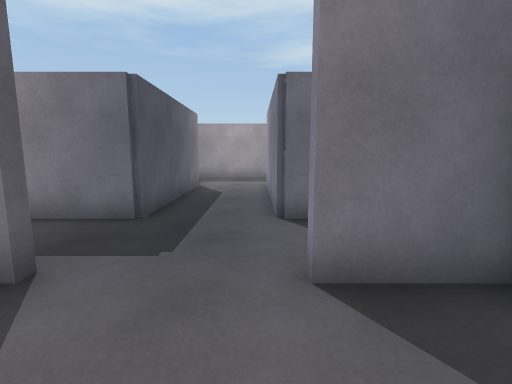
View 1 (above)

20 first-person views from a walk through a scene from a Unity 3-D project. The camera is 1.4 m above the floor, tilts 8° down and sees 85° across. The floor is counted in squares, 1 m on a side. Each view is taken from the middle of a square. On the plan, view 1 faces up. The plan holds only what a view shows up to about 14 squares ahead; the rest is blank.

View 2
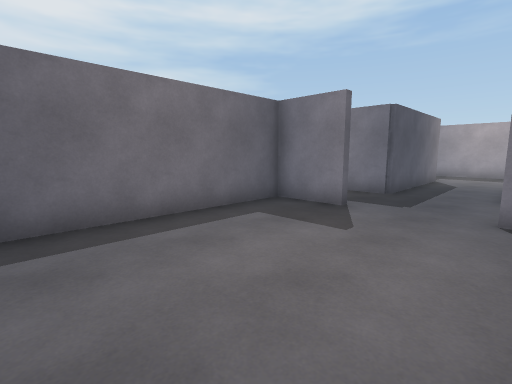

View 3
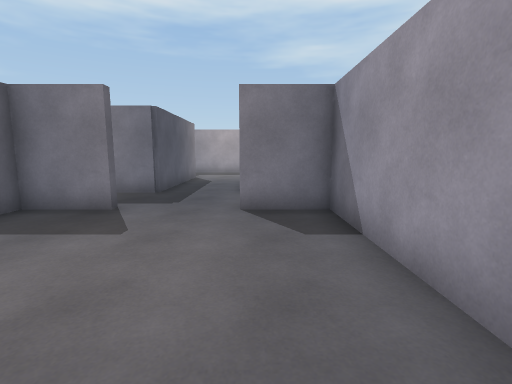

View 4
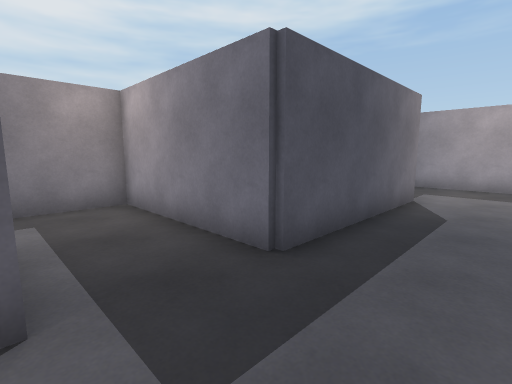

View 5
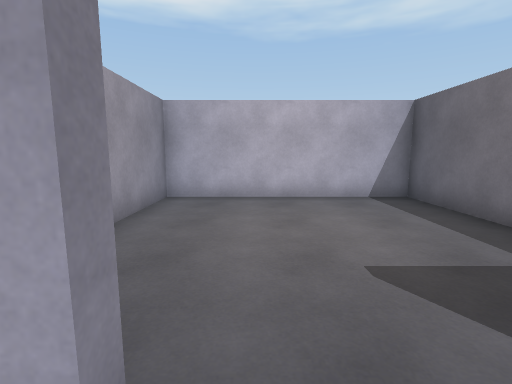

View 6
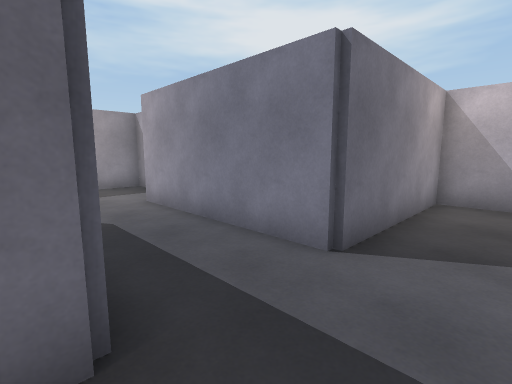

View 7
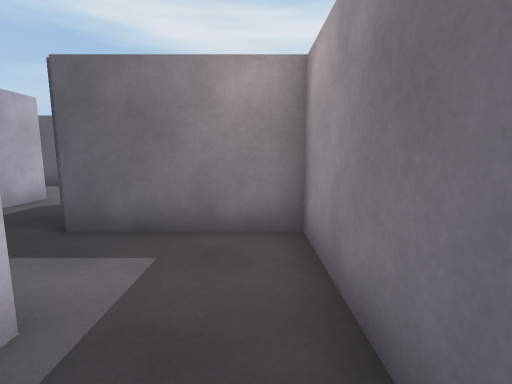

View 8
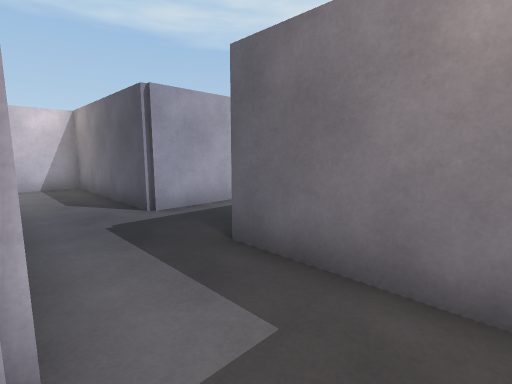

View 9
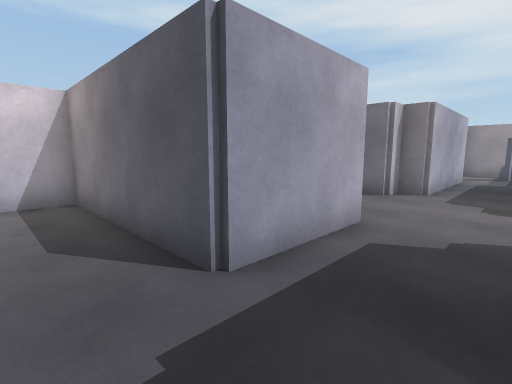

View 10
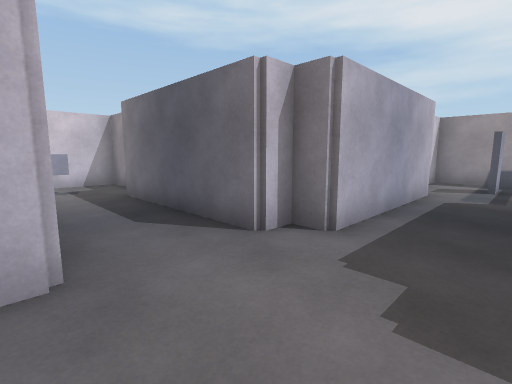

View 11
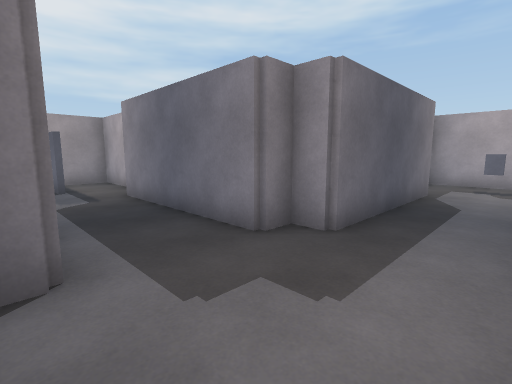

View 12
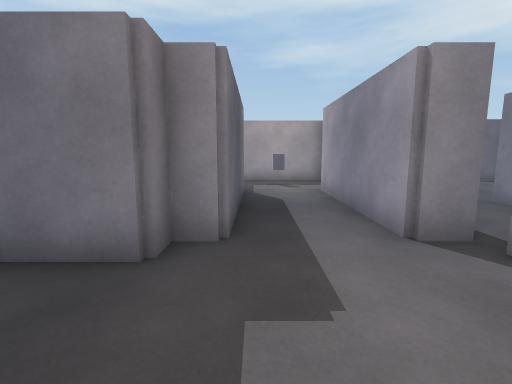

View 13
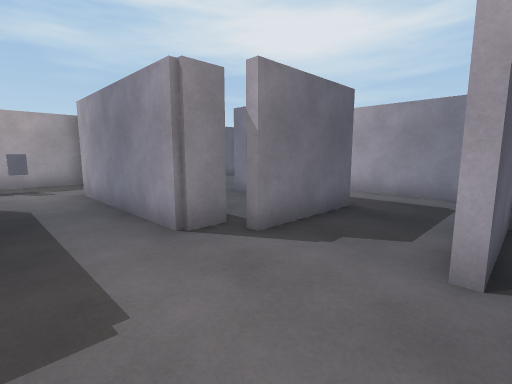

View 14
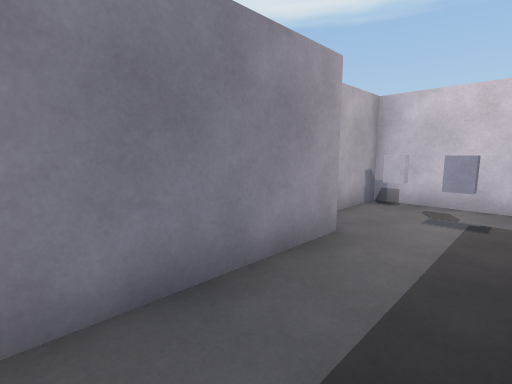

View 15
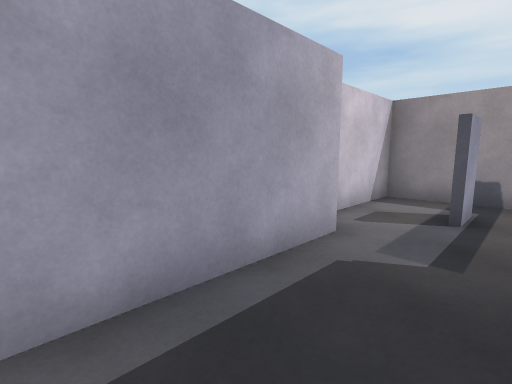

View 16
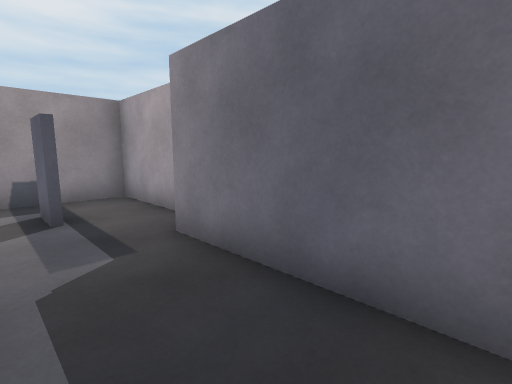

View 17
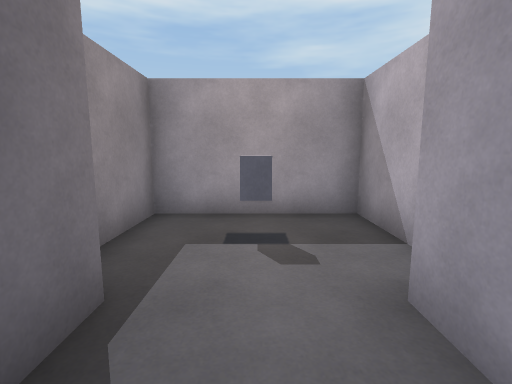

View 18
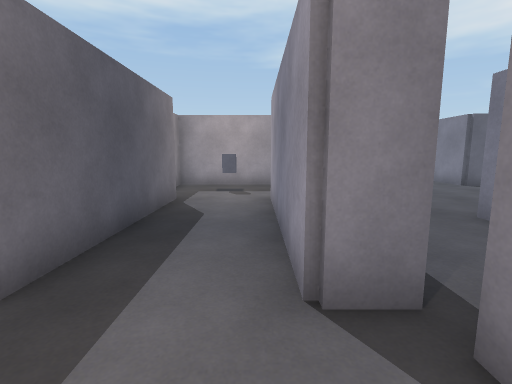

View 19
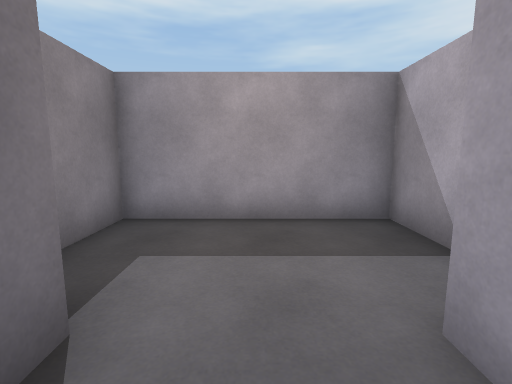

View 20
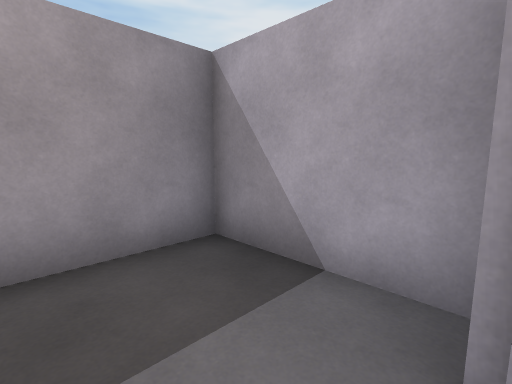

### Floor plan
Points are (right, up) in squares from view 1. A wall is a line through its corners. A room is listed if a view was taken in it or the views show most of it. See-through windows are left out.
Room 1 (views 1, 2, 3, 4, 5, 6, 7, 8, 19, 20)
walls: (-2.4, 3.2) (-2.4, 2.9) (-4.8, 2.9) (-4.8, -4.8) (2.9, -4.8) (2.9, 2.9) (0.6, 2.9) (0.6, 3.2); (0.6, 5.9) (0.6, 12.2); (-5.2, 3.2) (-4.8, 3.2); (-5.1, 1.4) (-5.1, 2.9); (-2.4, 12.1) (-2.4, 5.9) (-7.9, 5.9) (-7.9, 1.5); (1.9, 12.2) (1.9, 15.8) (-3.8, 15.8) (-3.8, 13.9)
ways out: opening at (-6.5, 2.5) to room 2; opening at (1, 4.5)
Room 2 (views 9, 10, 11, 12, 13, 14, 15, 16, 17, 18)
walls: (-12.6, -2.3) (-12, -2.3); (-11.5, -1.8) (-11.5, -1.4) (-7.9, -1.4); (-11.4, 2.4) (-12.5, 2.4) (-12.5, 8.5); (-7.9, 1.5) (-11.5, 1.5); (-22.6, -1.4) (-16.3, -1.4) (-16.3, -2.3) (-15.4, -2.3) (-15.4, -8.5); (-15.4, 8.5) (-15.4, 2.4) (-16.3, 2.4) (-16.3, 1.5) (-22.5, 1.5); (-12.5, -8.6) (-12.5, -4); (-24.4, -0.1) (-25.6, -0.1); (-24.1, 2.4) (-27.3, 2.4) (-27.3, -2.3) (-24.1, -2.3); (-5.1, -0.5) (-5.1, 1.4); (-11.5, 10) (-11.5, 12.4) (-16.3, 12.4) (-16.3, 10); (-25.6, 0.1) (-24.4, 0.1); (-16.3, -10.9) (-16.3, -12.3) (-13.5, -12.3)
ways out: opening at (-6.5, 2.5) to room 1; opening at (-6.5, -1.5)
objects: other object (-14, -11) to (-14, -10); other object (-14, 10) to (-14, 11); other object (-13, -12) to (-12, -11)

Positions as (right, up) in squares from view 1, and headings:
1: (0, 0), facing up
2: (1, -4), facing up-left
3: (1, -4), facing up
4: (0, 3), facing up-left
5: (0, 4), facing down
6: (-3, 4), facing up-right
7: (-3, 5), facing left
8: (-5, 5), facing down-left
9: (-6, 1), facing down-left
10: (-12, 1), facing down-left
11: (-13, -2), facing up-left
12: (-15, -2), facing up
13: (-15, -2), facing up-right
14: (-15, -4), facing down-right
15: (-18, 1), facing down-left
16: (-18, -1), facing up-left
17: (-14, 6), facing up
18: (-13, 0), facing up
19: (-1, 10), facing up
20: (-1, 12), facing up-right
